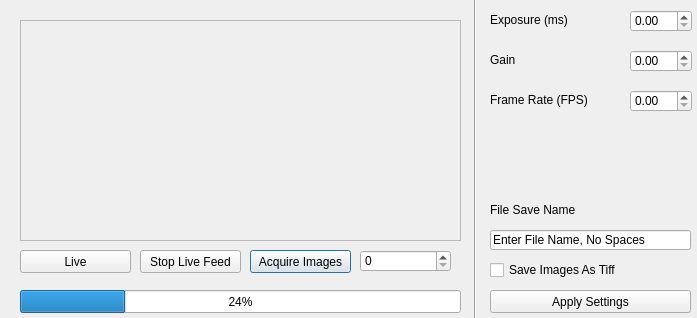
<?xml version="1.0" encoding="UTF-8"?>
<ui version="4.0">
 <class>Dialog</class>
 <widget class="QDialog" name="Dialog">
  <property name="geometry">
   <rect>
    <x>0</x>
    <y>0</y>
    <width>697</width>
    <height>318</height>
   </rect>
  </property>
  <property name="windowTitle">
   <string>Dialog</string>
  </property>
  <widget class="QDoubleSpinBox" name="doubleSpinBox_Exposure">
   <property name="geometry">
    <rect>
     <x>630</x>
     <y>10</y>
     <width>62</width>
     <height>22</height>
    </rect>
   </property>
  </widget>
  <widget class="QDoubleSpinBox" name="doubleSpinBox_Gain">
   <property name="geometry">
    <rect>
     <x>630</x>
     <y>50</y>
     <width>62</width>
     <height>22</height>
    </rect>
   </property>
  </widget>
  <widget class="QDoubleSpinBox" name="doubleSpinBox_PWM_Freq">
   <property name="geometry">
    <rect>
     <x>630</x>
     <y>90</y>
     <width>62</width>
     <height>22</height>
    </rect>
   </property>
  </widget>
  <widget class="QFrame" name="Cam_Frame">
   <property name="geometry">
    <rect>
     <x>20</x>
     <y>20</y>
     <width>441</width>
     <height>221</height>
    </rect>
   </property>
   <property name="frameShape">
    <enum>QFrame::StyledPanel</enum>
   </property>
   <property name="frameShadow">
    <enum>QFrame::Raised</enum>
   </property>
  </widget>
  <widget class="QPushButton" name="pushButton_Acquire_Images">
   <property name="geometry">
    <rect>
     <x>250</x>
     <y>250</y>
     <width>101</width>
     <height>23</height>
    </rect>
   </property>
   <property name="text">
    <string>Acquire Images</string>
   </property>
  </widget>
  <widget class="QPushButton" name="pushButton_Stop_Live">
   <property name="geometry">
    <rect>
     <x>140</x>
     <y>250</y>
     <width>101</width>
     <height>23</height>
    </rect>
   </property>
   <property name="text">
    <string>Stop Live Feed</string>
   </property>
  </widget>
  <widget class="QPushButton" name="pushButton_Live">
   <property name="geometry">
    <rect>
     <x>20</x>
     <y>250</y>
     <width>111</width>
     <height>23</height>
    </rect>
   </property>
   <property name="text">
    <string>Live</string>
   </property>
  </widget>
  <widget class="QLabel" name="label_Exposure">
   <property name="geometry">
    <rect>
     <x>490</x>
     <y>10</y>
     <width>131</width>
     <height>20</height>
    </rect>
   </property>
   <property name="text">
    <string>Exposure (ms)</string>
   </property>
  </widget>
  <widget class="QLabel" name="label_Gain">
   <property name="geometry">
    <rect>
     <x>490</x>
     <y>50</y>
     <width>131</width>
     <height>20</height>
    </rect>
   </property>
   <property name="text">
    <string>Gain</string>
   </property>
  </widget>
  <widget class="QLabel" name="label_Frame_Rate">
   <property name="geometry">
    <rect>
     <x>490</x>
     <y>90</y>
     <width>131</width>
     <height>20</height>
    </rect>
   </property>
   <property name="text">
    <string>Frame Rate (FPS)</string>
   </property>
  </widget>
  <widget class="QLabel" name="label_File_Save_Name">
   <property name="geometry">
    <rect>
     <x>490</x>
     <y>200</y>
     <width>131</width>
     <height>20</height>
    </rect>
   </property>
   <property name="text">
    <string>File Save Name</string>
   </property>
  </widget>
  <widget class="QSpinBox" name="spinBox_ImgNum">
   <property name="geometry">
    <rect>
     <x>360</x>
     <y>250</y>
     <width>91</width>
     <height>22</height>
    </rect>
   </property>
  </widget>
  <widget class="QLineEdit" name="lineEdit">
   <property name="geometry">
    <rect>
     <x>490</x>
     <y>230</y>
     <width>201</width>
     <height>20</height>
    </rect>
   </property>
   <property name="text">
    <string>Enter File Name, No Spaces</string>
   </property>
  </widget>
  <widget class="QPushButton" name="pushButton_Apply_Settings">
   <property name="geometry">
    <rect>
     <x>490</x>
     <y>290</y>
     <width>201</width>
     <height>23</height>
    </rect>
   </property>
   <property name="text">
    <string>Apply Settings</string>
   </property>
  </widget>
  <widget class="Line" name="line_Splitter">
   <property name="geometry">
    <rect>
     <x>460</x>
     <y>-10</y>
     <width>31</width>
     <height>341</height>
    </rect>
   </property>
   <property name="orientation">
    <enum>Qt::Vertical</enum>
   </property>
  </widget>
  <widget class="QProgressBar" name="progressBar_Runtime">
   <property name="geometry">
    <rect>
     <x>20</x>
     <y>290</y>
     <width>441</width>
     <height>23</height>
    </rect>
   </property>
   <property name="value">
    <number>24</number>
   </property>
  </widget>
  <widget class="QCheckBox" name="checkBox_Save_Setting">
   <property name="geometry">
    <rect>
     <x>490</x>
     <y>260</y>
     <width>201</width>
     <height>20</height>
    </rect>
   </property>
   <property name="text">
    <string>Save Images As Tiff</string>
   </property>
  </widget>
 </widget>
 <resources/>
 <connections/>
</ui>
